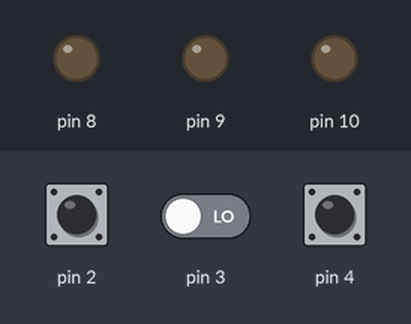
A sketch run on a simulated Arduino Uno, built with avr-gcc and run on an emulated ATmega328P. Parts: output pins drawn as LEDs (lit = HIGH). Dashed ring = blinking. The inputs (shaded band) are chosen by the test bench; at power-on: pin 2 LOW, pin 4 LOW, pin 3 LOW.

Above: at 1.2 s.
1.3 s: pin 2 pulsed HIGH 5 times (0.12 s each, 0.3 s apart)
At 3.9 s:
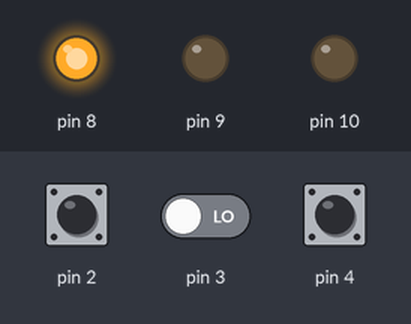
4.3 s: pin 4 pulsed HIGH 5 times (0.12 s each, 0.3 s apart)
At 4.58 s:
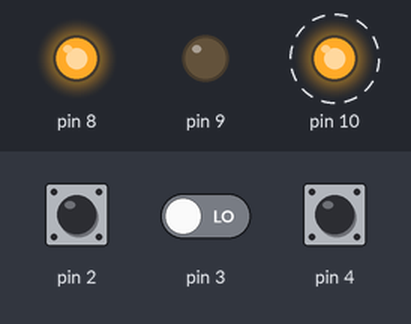
Timing chart, 0 to 7.3 s (numbered marks = the images above; inputs shaded):
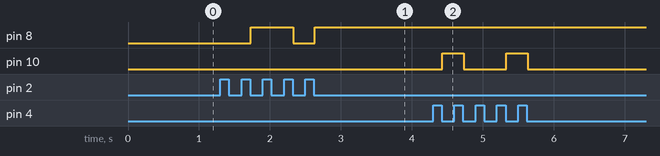

Measured:
- after the input at 1.3 s, pin 8: LOW → HIGH after 0.43 s, → LOW 0.60 s later, → HIGH 0.30 s later
- after the input at 4.3 s, pin 10: alternates HIGH for 0.30 s and LOW for 0.60 s, 4 changes in all, then stays LOW, starting after 0.13 s

The sketch:

led_rgb_with_3_buttons.ino
```cpp
int vermelho = 0;

int azul = 0;

int verde = 0;

void setup()
{
  pinMode(10, OUTPUT);
  pinMode(4, INPUT);
  pinMode(9, OUTPUT);
  pinMode(3, INPUT);
  pinMode(8, OUTPUT);
  pinMode(2, INPUT);
}

void loop()
{
  if (vermelho == 1) {
    digitalWrite(10, HIGH);
  } else {
    digitalWrite(10, LOW);
  }
  while (digitalRead(4) == 1) {
    if (vermelho == 1) {
      vermelho = 0;
    } else {
      vermelho = 1;
    }
  }
  if (azul == 1) {
    digitalWrite(9, HIGH);
  } else {
    digitalWrite(9, LOW);
  }
  while (digitalRead(3) == 1) {
    if (azul == 1) {
      azul = 0;
    } else {
      azul += 1;
    }
  }
  if (verde == 1) {
    digitalWrite(8, HIGH);
  } else {
    digitalWrite(8, LOW);
  }
  while (digitalRead(2) == 1) {
    if (verde == 1) {
      verde = 0;
    } else {
      verde += 1;
    }
  }
  delay(10); // Delay a little bit to improve simulation performance
}
```
